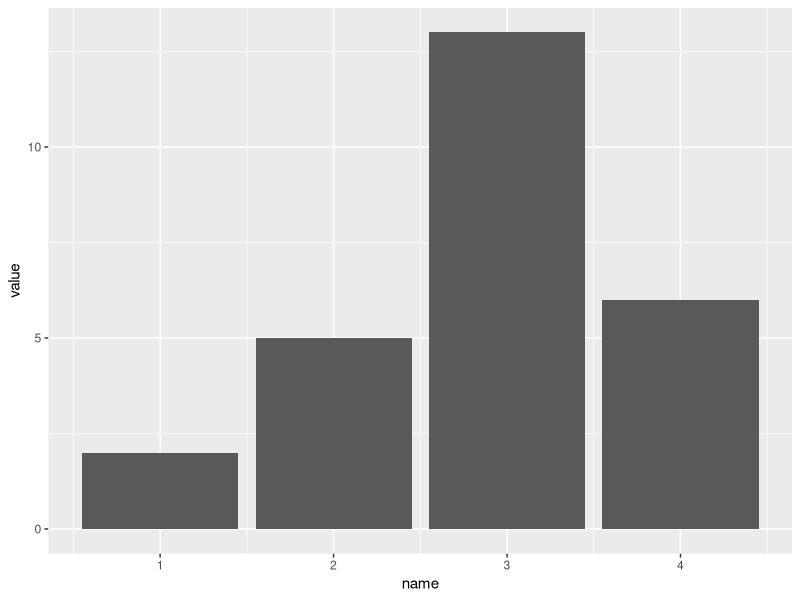
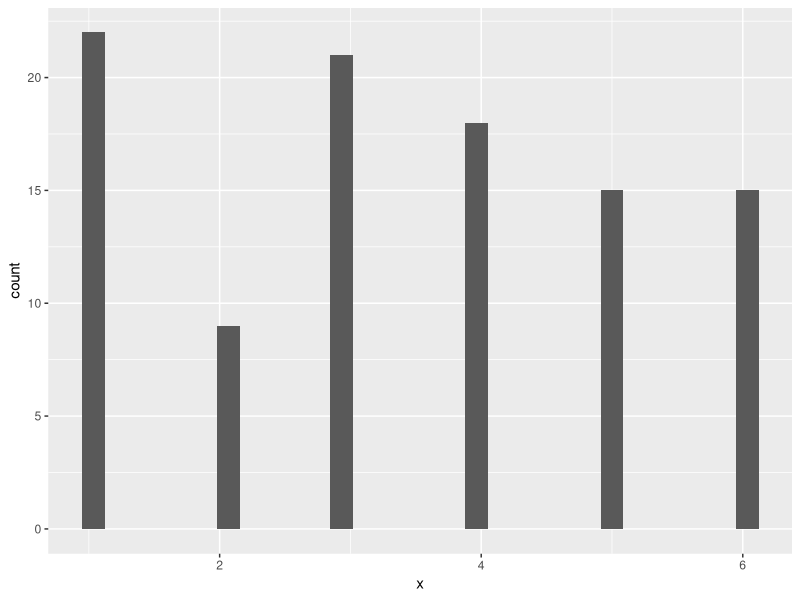

The R script that drew these images, in order:
library(tidyverse)

#pg 161
choices <- data.frame(name=c(1,2,3,4), value=c(2,5,13,6))
summary(choices)
choices %>%
  ggplot() +
  geom_bar(aes(x=name,y=value), stat="identity")

# dice rolling
sample(1:6, size=1, replace=TRUE)

sample(1:6, size=6, replace=TRUE)
sample(1:6, size=6, replace=FALSE)

roll <- sample(1:6, size=100, replace=TRUE)
data.frame(x=roll) %>%
  ggplot(aes(x=x)) +
  geom_histogram()
  
